Frame 1 (no input): blank canvas, image omitted
Frame 60 (the mouse pressed at the canvas centre just before this capture): blank canvas, image omitted
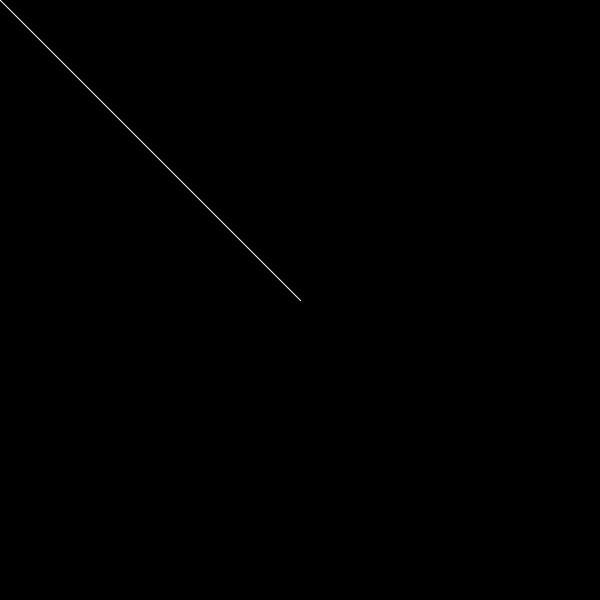
Frame 120 (the mouse held since frame 60 and released just before this capture)

The Processing sketch whose frames 1 and 60 were blank and that drew this single picture after the mouse press (run headless with seeded random() and noise(); from frame 60 on, the mouse is pressed at the canvas centre):

// Processing sketch: processing_33767
// ── processing_33767.pde

int [] numbers = {20,50,70};

void setup(){
size (600,600);
background(0);
}

void draw(){


//float weight= dist(pmouseX,pmouseY,mouseX,mouseY);
//strokeWeight(weight);
stroke(255);
line(mouseX,mouseY,pmouseX,pmouseY);
}

void keyPressed(){
 if(key=='a'){
  fill(210,0,0);
   ellipse(mouseX,mouseY,40,40);
 }

}



//void buttonPressed (){
//if(mouseButton==LEFT){
 // rect(mouseX,mouseY,numbers[1],numbers[2]);
//}
//}
